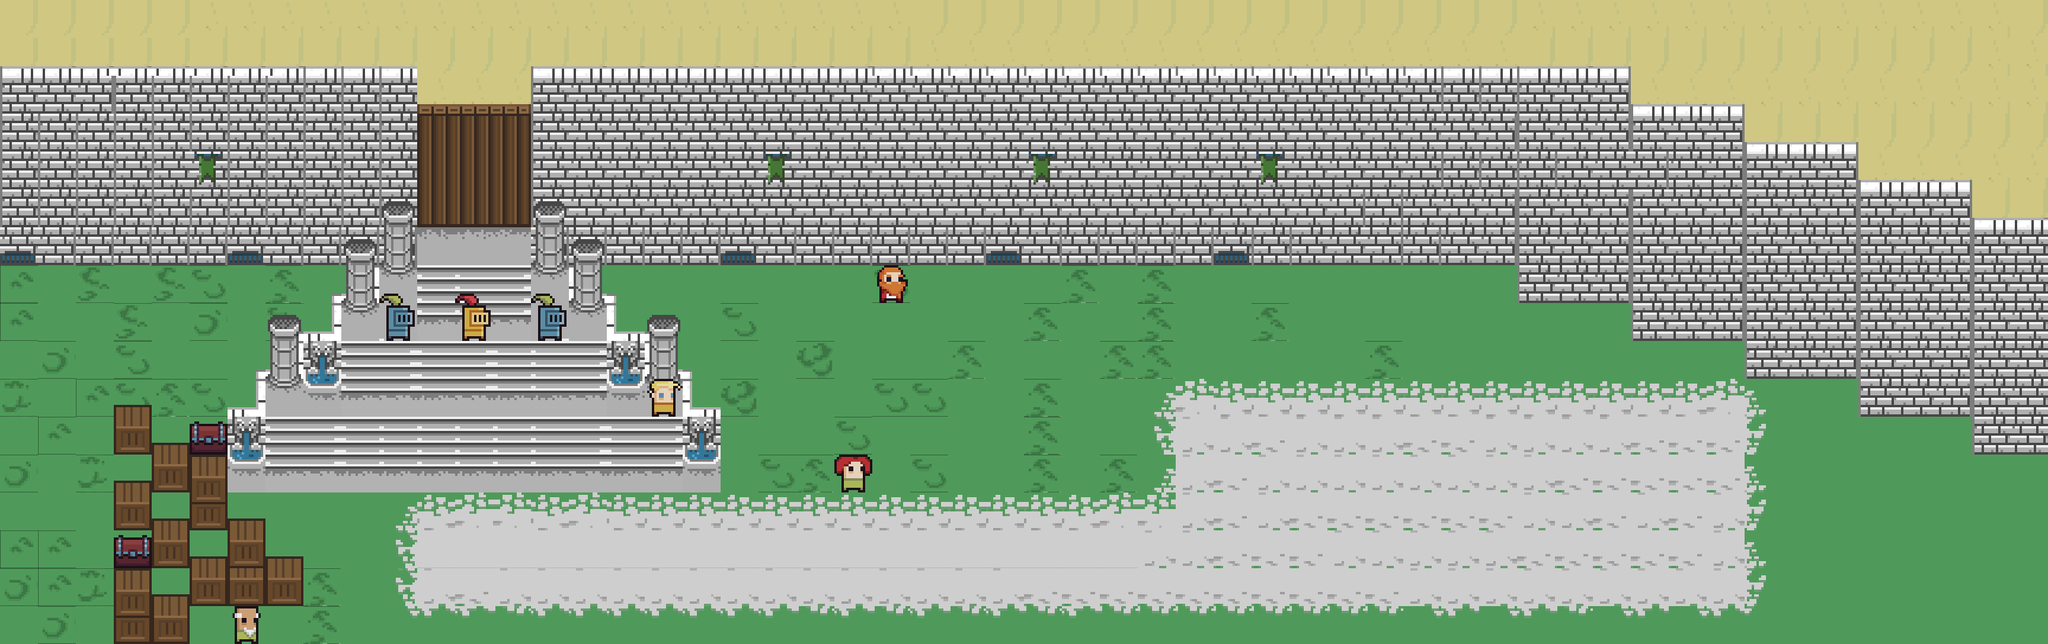

A 2D game scene composited from a Tiled map and its tileset images. What follows is a short description and the map's XML, with each tile layer's data collapsed to a summary:
An orthogonal 54x17 tile map with 48x48 px tiles, 6 tile layers (suelo, remates, pared, objetos, ...), 2 tilesets.

<map version="1.0" tiledversion="1.1.4" orientation="orthogonal" renderorder="right-down" width="54" height="17" tilewidth="48" tileheight="48" infinite="0" nextobjectid="1">
 <tileset firstgid="1" source="tileModificadox3_palacio.tsx" />
 <tileset firstgid="257" source="Desert1_3x.tsx" />
 <layer name="suelo" width="54" height="17">
  <data>[918 cells, 915 non-empty, 33 distinct tile ids]</data>
 </layer>
 <layer name="remates" width="54" height="17">
  <data>[918 cells, 21 non-empty, 7 distinct tile ids]</data>
 </layer>
 <layer name="pared" width="54" height="17">
  <data>[918 cells, 356 non-empty, 15 distinct tile ids]</data>
 </layer>
 <layer name="objetos" width="54" height="17">
  <data>[918 cells, 17 non-empty, 4 distinct tile ids]</data>
 </layer>
 <layer name="personas" width="54" height="17">
  <data>[918 cells, 10 non-empty, 8 distinct tile ids]</data>
 </layer>
 <layer name="puerta" width="54" height="17">
  <data>[918 cells, 12 non-empty, 12 distinct tile ids]</data>
 </layer>
</map>
